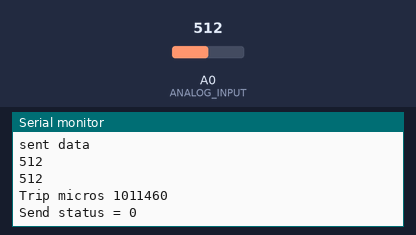
Recording of a sketch running on a simulated ESP8266 (NodeMCU). On the bench: the last lines printed to the serial monitor. Inputs (shaded band) come from the test bench; at power-on: A0 (ANALOG_INPUT) = 512.

Above: at 1.2 s.
1.3 s: A0 (ANALOG_INPUT) set to 716
At 2.6 s:
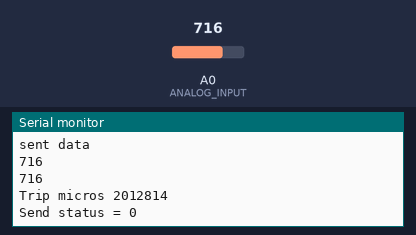
2.8 s: A0 (ANALOG_INPUT) set to 900
At 3.8 s:
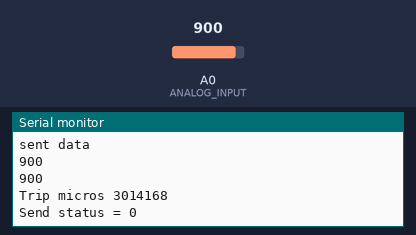
Timing chart, 0 to 5.8 s (numbered marks = the images above; inputs shaded):
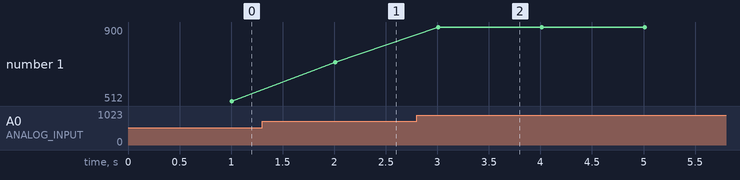

The sketch:

Controller_ESP32__Final.ino
```cpp
#include <ESP8266WiFi.h>
#include <espnow.h>

#define MUX_A D4
#define MUX_B D3
#define MUX_C D2
#define ANALOG_INPUT A0
#define CHANNEL 4

extern "C" {
}
uint8_t remoteMac[] = {0x24, 0x6F, 0x28, 0xB6, 0x24, 0x49};

struct __attribute__((packed)) DataStruct {
    //char text[32];
    int x;
    int y;
    unsigned long time;
};

DataStruct myData;

unsigned long lastSentMillis;
unsigned long sendIntervalMillis = 1000;
unsigned long sentMicros;
unsigned long ackMicros;
int xAxis;
int yAxis;
int zAxis;

void InitESPNow() {
  WiFi.disconnect();
  if (esp_now_init()==0) {
    Serial.println("ESPNow Init Success");
  }
  else {
    Serial.println("ESPNow Init Failed");
    // Retry InitESPNow, add a counte and then restart?
    // InitESPNow();
    // or Simply Restart
    ESP.restart();
  }
}


/*void sendData() {
  if (millis() - lastSentMillis >= sendIntervalMillis) {
        lastSentMillis += sendIntervalMillis;
        myData.time = millis();
        uint8_t bs[sizeof(myData)];
        memcpy(bs, &myData, sizeof(myData));
        sentMicros = micros();
        esp_now_send(NULL, bs, sizeof(myData)); // NULL means send to all peers
        Serial.println("sent data");
        Serial.println(myData.x);
        Serial.println(myData.y);
    }
}*/
void sendData() {
  if (millis() - lastSentMillis >= sendIntervalMillis) {
        lastSentMillis += sendIntervalMillis;
        myData.time = millis();
        esp_now_send(NULL, (uint8_t *)&myData, sizeof(myData)); // NULL means send to all peers
        Serial.println("sent data");
        Serial.println(myData.x);
        Serial.println(myData.y);
    }
}

void sendCallBackFunction(uint8_t* mac, uint8_t sendStatus) {
    ackMicros = micros();
    Serial.print("Trip micros "); Serial.println(ackMicros - sentMicros);
    Serial.printf("Send status = %i", sendStatus);
    Serial.println();
    Serial.println();
}
void setup() {
    Serial.begin(115200); Serial.println();
    Serial.println("Starting EspnowController.ino");

    WiFi.mode(WIFI_STA); // Station mode for esp-now controller
    WiFi.disconnect();

    Serial.printf("This mac: %s, ", WiFi.macAddress().c_str());
    Serial.printf("slave mac: %02x%02x%02x%02x%02x%02x", remoteMac[0], remoteMac[1], remoteMac[2], remoteMac[3], remoteMac[4], remoteMac[5]);

    Serial.printf(", channel: %i\n",CHANNEL);
    InitESPNow();
    esp_now_set_self_role(ESP_NOW_ROLE_CONTROLLER);
    esp_now_add_peer(remoteMac, ESP_NOW_ROLE_SLAVE, CHANNEL, NULL, 0);

    esp_now_register_send_cb(sendCallBackFunction);

    Serial.print("Message ");

    pinMode(MUX_A, OUTPUT);
    pinMode(MUX_B, OUTPUT);
    pinMode(MUX_C, OUTPUT);
    Serial.println("Setup finished");

    }

void changeMux(int c, int b, int a) {
  digitalWrite(MUX_A, a);
  digitalWrite(MUX_B, b);
  digitalWrite(MUX_C, c);
}
void loop() {

    changeMux(LOW, LOW, LOW);
    xAxis = analogRead(ANALOG_INPUT); //Value of the sensor connected to  pin 0 of IC
    changeMux(LOW, LOW, HIGH);
    yAxis = analogRead(ANALOG_INPUT); //Value of the sensor connected to  pin 1 of IC
    changeMux(LOW, HIGH, LOW);
    zAxis = analogRead(ANALOG_INPUT); //Value of the sensor connected to  pin 2 of IC
    changeMux(LOW, HIGH, LOW);

    myData.x= xAxis;
    myData.y= yAxis;
    sendData();
    delay(500);
}
```

Measured:
- after the input at 1.3 s, the serial monitor: prints a new line after 0.71 s (image 1)
- after the input at 2.8 s, the serial monitor: prints a new line after 0.21 s (image 2)
- plotted number 1: 512 → 716 after the input at 1.3 s, 716 → 900 after the input at 2.8 s
